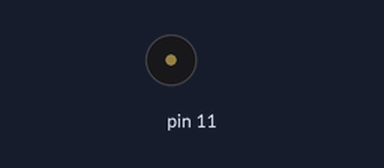
Recording of a sketch running on a simulated Arduino Uno, built with avr-gcc and run on an emulated ATmega328P. Parts: buzzer (waves = sounding).

Above: at 0.3 s.
Timing chart, 0 to 1.8 s (numbered marks = the images above):
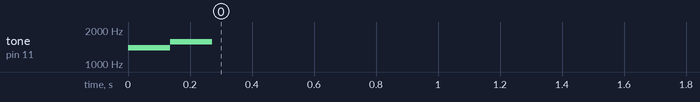

The sketch:

SonidoDeLaManzana.ino
```cpp
// Can be moved in header file i.e notes.h
#define ARRAY_LEN(array) (sizeof(array) / sizeof(array[0]))
#define F6 1397
#define G6 1568

const int midi1[2][3] = {
 {F6, 136, 0},
 {G6, 136, 0},
};

void playMidi(int pin, const int notes[][3], size_t len){
 for (int i = 0; i < len; i++) {
    tone(pin, notes[i][0]);
    delay(notes[i][1]);
    noTone(pin);
    delay(notes[i][2]);
  }
}
// Generated using https://github.com/ShivamJoker/MIDI-to-Arduino

// main.ino or main.cpp
void setup() {
  // put your setup code here, to run once:
  // play midi by passing pin no., midi, midi len
  playMidi(11, midi1, ARRAY_LEN(midi1));
}

void loop() {
  // put your main code here, to run repeatedly:
}
```
